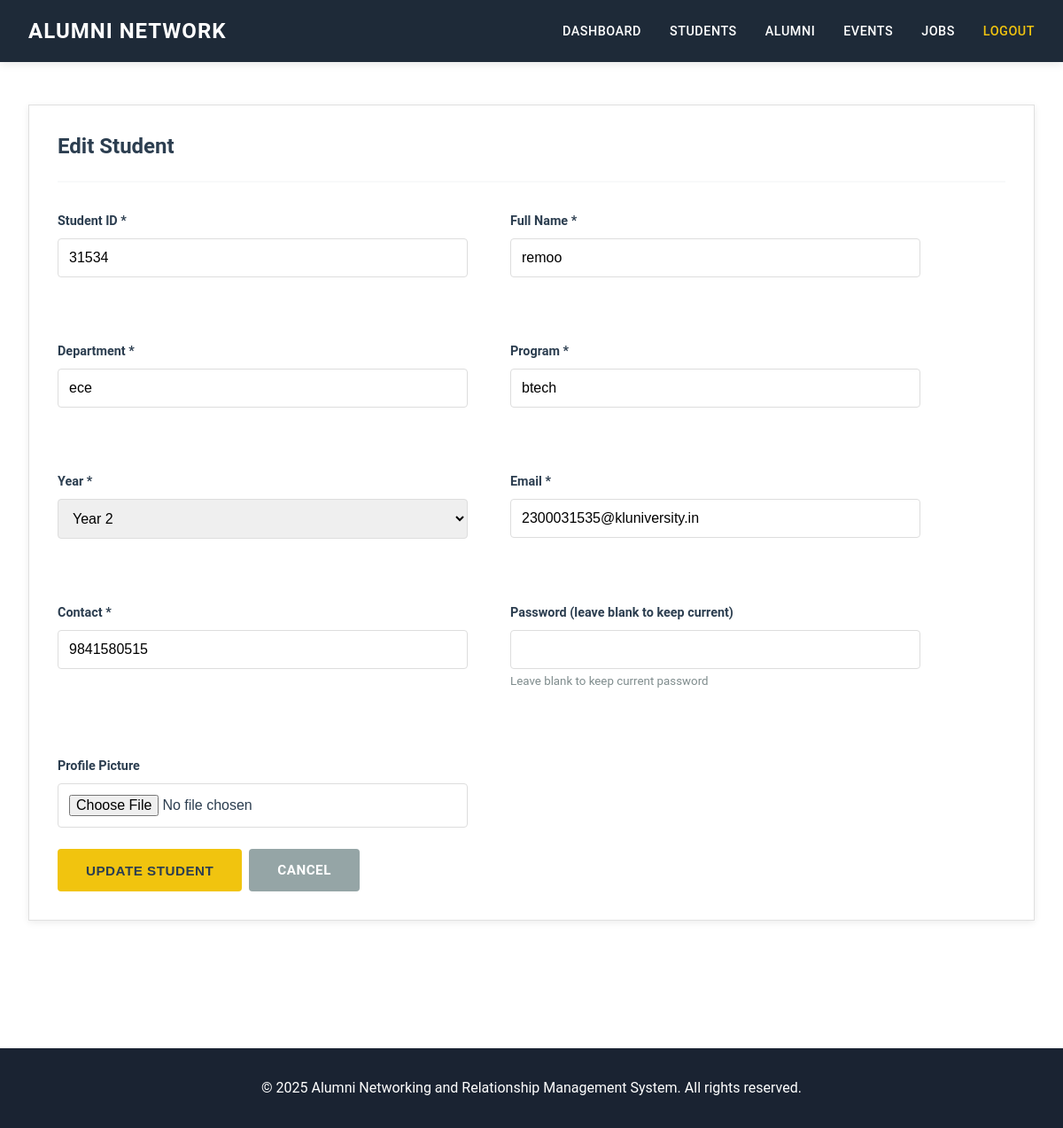
The page /editstudent/2 (signed in) on the database its author committed.
### studentapp/models.py (models this page shows, shortened)
class Student(models.Model):
    id = models.AutoField(primary_key=True)
    student_id = models.CharField(max_length=50, blank=False, unique=True)
    fullname = models.CharField(max_length=100, blank=False)
    email = models.CharField(max_length=100, blank=False, unique=True)
    contact = models.CharField(max_length=20, blank=False, unique=True)
    department = models.CharField(max_length=50, blank=False)
    program = models.CharField(max_length=50, blank=False)
    year = models.IntegerField(blank=False)
    password = models.CharField(max_length=100, blank=False, default="Student123")
    profile_picture = models.ImageField(upload_to='student_profiles/', blank=True, null=True)
    is_approved = models.BooleanField(default=False)
    created_at = models.DateTimeField(auto_now_add=True)
    class Meta:
        db_table = "student_table"

### adminapp/views.py (the view, shortened to what this page needs)
# urls.py: path("editstudent/<int:student_id>", views.editstudent, name="editstudent"),
def editstudent(request, student_id):
    if 'role' not in request.session or request.session['role'] != 'admin':
        messages.error(request, 'Please login first!')
        return redirect('login')
    student = get_object_or_404(Student, id=student_id)
    return render(request, 'admin/editstudent.html', {'student': student})

### templates/admin/editstudent.html (shortened to what this page needs)
{% extends 'base.html' %}
{% block content %}
<div class="card">
    <div class="card-header">
        <h2 class="card-title">Edit Student</h2>
    </div>
    <form method="post" enctype="multipart/form-data">
        <div class="row">
            <div class="col-md-6">
                <div class="form-group">
                    <label class="form-label">Student ID *</label>
                    <input type="text" name="student_id" class="form-control" value="{{ student.student_id }}" required>
                </div>
            </div>
            <div class="col-md-6">
                <div class="form-group">
                    <label class="form-label">Full Name *</label>
                    <input type="text" name="fullname" class="form-control" value="{{ student.fullname }}" required>
                </div>
            </div>
            <div class="col-md-6">
                <div class="form-group">
                    <label class="form-label">Department *</label>
                    <input type="text" name="department" class="form-control" value="{{ student.department }}" required>
                </div>
            </div>
            <div class="col-md-6">
                <div class="form-group">
                    <label class="form-label">Program *</label>
                    <input type="text" name="program" class="form-control" value="{{ student.program }}" required>
                </div>
            </div>
            <div class="col-md-6">
                <div class="form-group">
                    <label class="form-label">Year *</label>
                    <select name="year" class="form-control" required>
                        <option value="2" {% if student.year == 2 %}selected{% endif %}>Year 2</option>
                    </select>
                </div>
            </div>
            <div class="col-md-6">
                <div class="form-group">
                    <label class="form-label">Email *</label>
                    <input type="email" name="email" class="form-control" value="{{ student.email }}" required>
                </div>
            </div>
            <div class="col-md-6">
                <div class="form-group">
                    <label class="form-label">Contact *</label>
                    <input type="text" name="contact" class="form-control" value="{{ student.contact }}" required>
                </div>
            </div>
            <div class="col-md-6">
                <div class="form-group">
                    <label class="form-label">Password (leave blank to keep current)</label>
                    <input type="password" name="password" class="form-control">
                    <small class="text-muted">Leave blank to keep current password</small>
                </div>
            </div>
            <div class="col-md-6">
                <div class="form-group">
                    <label class="form-label">Profile Picture</label>
                    <input type="file" name="profile_picture" class="form-control" accept="image/*">
                </div>
            </div>
        </div>
        <div class="action-buttons">
            <button type="submit" class="btn btn-primary">Update Student</button>
            <a href="{% url 'allstudents' %}" class="btn btn-secondary">Cancel</a>
        </div>
    </form>
</div>
{% endblock %}

### static/css/style.css (style rules this page uses)
* { margin: 0; padding: 0; box-sizing: border-box; }
:root { --primary-dark: #1a2332; --primary-blue: #2c3e50; --nav-dark: #1e2a38; --white: #ffffff; --yellow: #f1c40f; --yellow-dark: #d4ac0d; --gray-light: #f8f9fa; --gray: #95a5a6; --gray-dark: #7f8c8d; --gray-darker: #34495e; --text-dark: #2c3e50; --text-gray: #7f8c8d; --text-light: #95a5a6; --font-primary: 'Roboto', -apple-system, BlinkMacSystemFont, 'Segoe UI', sans-serif; --font-heading: 'Montserrat', 'Roboto', sans-serif; --spacing-xs: 0.5rem; --spacing-sm: 1rem; --spacing-md: 1.5rem; --spacing-lg: 2rem; --spacing-xl: 3rem; --spacing-2xl: 4rem; --transition: all 0.3s ease; }
body { font-family: var(--font-primary); font-size: 16px; line-height: 1.6; color: var(--text-dark); background-color: var(--white); -webkit-font-smoothing: antialiased; }
h1, h2, h3, h4, h5, h6 { font-family: var(--font-heading); font-weight: 700; line-height: 1.2; color: var(--text-dark); margin-bottom: var(--spacing-md); }
h2 { font-size: 2rem; }
a { color: var(--primary-blue); text-decoration: none; transition: var(--transition); }
.card { background: var(--white); border: 1px solid #e0e0e0; padding: var(--spacing-lg); margin-bottom: var(--spacing-lg); box-shadow: 0 2px 8px rgba(0, 0, 0, 0.08); transition: var(--transition); }
.card-header { border-bottom: 2px solid var(--gray-light); padding-bottom: var(--spacing-md); margin-bottom: var(--spacing-lg); }
.card-title { font-size: 1.5rem; font-weight: 700; color: var(--text-dark); margin-bottom: 0; }
.btn { display: inline-block; padding: 0.75rem 2rem; font-size: 0.95rem; font-weight: 600; text-transform: uppercase; letter-spacing: 0.5px; border: none; border-radius: 4px; cursor: pointer; transition: var(--transition); text-decoration: none; text-align: center; }
.btn-primary { background: var(--yellow); color: var(--text-dark); }
.btn-secondary { background: var(--gray); color: var(--white); }
.form-group { margin-bottom: var(--spacing-md); }
.form-label { display: block; font-weight: 600; color: var(--text-dark); margin-bottom: var(--spacing-xs); font-size: 0.9rem; }
.form-control { width: 100%; padding: 0.75rem; font-size: 1rem; border: 1px solid #ddd; border-radius: 4px; transition: var(--transition); }
.action-buttons { display: flex; gap: var(--spacing-xs); flex-wrap: wrap; }
.text-muted { color: var(--text-gray); }
.row { display: flex; flex-wrap: wrap; margin: calc(var(--spacing-md) * -1); }
.col-md-6 { flex: 0 0 calc(50% - var(--spacing-md) * 2); padding: var(--spacing-md); }

### rows shown on the page
Student: student_id "31534", fullname "remoo", department "ece", program "btech", year "Year 2", email "2300031535@kluniversity.in", contact "9841580515"
